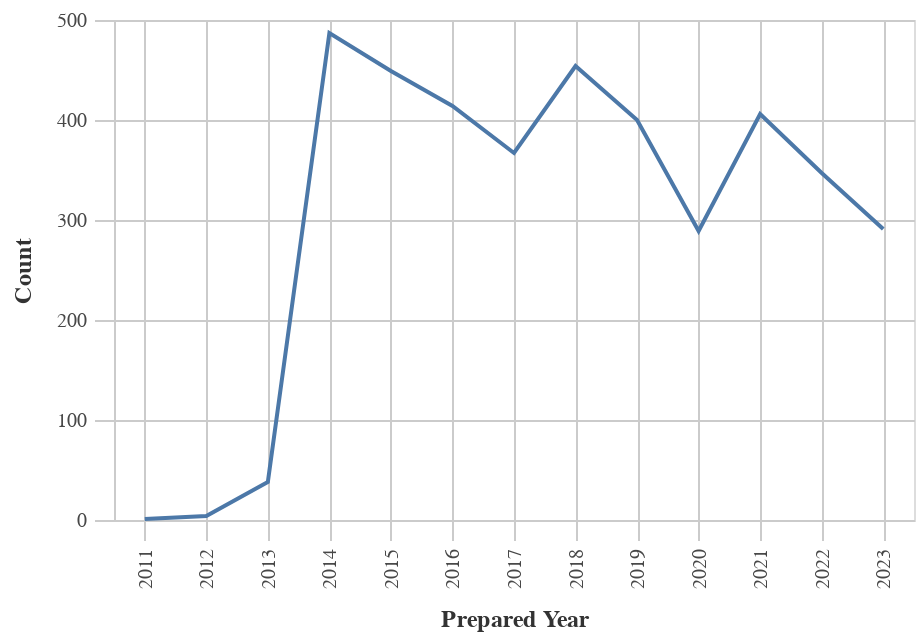

This figure's notebook cell:
### Markdown cell above
### Number of Obligations by Year

### Code cell
#Line chart for Obligations by Year
chart_df = (df_top>>filter(_.variable=='prepared_y')).rename(columns= {"value":"Year"})
    
chart1= (_dla_utils.basic_line_chart(chart_df, 'Year', 'count', district)).encode(x=alt.X('Year:O', title='Prepared Year'))
display(chart1)

### Figure 1 — Vega-Lite specification as saved in the notebook (floating-point values rounded to 4 significant figures)
{"config": {"view": {"continuousWidth": 300, "continuousHeight": 300}, "axis": {"domainColor": "#cbcbcb", "grid": true, "gridColor": "#cbcbcb", "gridWidth": 1, "labelColor": "#474747", "labelFont": "Nunito Sans", "labelFontSize": 10, "labelPadding": 4, "tickColor": "#cbcbcb", "tickSize": 10, "titleColor": "#333", "titleFont": "Raleway", "titleFontSize": 12, "titlePadding": 10}, "axisBand": {"grid": false}, "background": "white", "font": "Raleway", "header": {"labelFont": "Nunito Sans", "titleFont": "Raleway"}, "legend": {"labelColor": "#333", "labelFont": "Nunito Sans", "labelFontSize": 11, "labelLimit": 0, "padding": 1, "symbolSize": 30, "symbolType": "square", "titleColor": "#333", "titleFont": "Raleway", "titleFontSize": 14, "titlePadding": 10}, "title": {"anchor": "middle", "font": "Raleway", "fontSize": 18, "fontWeight": 300, "offset": 20}}, "data": {"name": "data-acdcf6ae05daeddfc4adaa1809512728"}, "mark": {"type": "line"}, "encoding": {"tooltip": [{"field": "Year", "title": "Year", "type": "quantitative"}, {"field": "count", "title": "Count", "type": "quantitative"}], "x": {"field": "Year", "title": "Prepared Year", "type": "ordinal"}, "y": {"field": "count", "title": "Count", "type": "quantitative"}}, "height": 250, "width": 400, "$schema": "https://vega.github.io/schema/vega-lite/v5.8.0.json", "datasets": {"data-acdcf6ae05daeddfc4adaa1809512728": [{"Year": 2014.0, "count": 487, "variable": "prepared_y"}, {"Year": 2018.0, "count": 454, "variable": "prepared_y"}, {"Year": 2015.0, "count": 449, "variable": "prepared_y"}, {"Year": 2016.0, "count": 414, "variable": "prepared_y"}, {"Year": 2021.0, "count": 406, "variable": "prepared_y"}, {"Year": 2019.0, "count": 400, "variable": "prepared_y"}, {"Year": 2017.0, "count": 367, "variable": "prepared_y"}, {"Year": 2022.0, "count": 347, "variable": "prepared_y"}, {"Year": 2023.0, "count": 291, "variable": "prepared_y"}, {"Year": 2020.0, "count": 289, "variable": "prepared_y"}, {"Year": 2013.0, "count": 38, "variable": "prepared_y"}, {"Year": 2012.0, "count": 4, "variable": "prepared_y"}, {"Year": 2011.0, "count": 1, "variable": "prepared_y"}]}}
